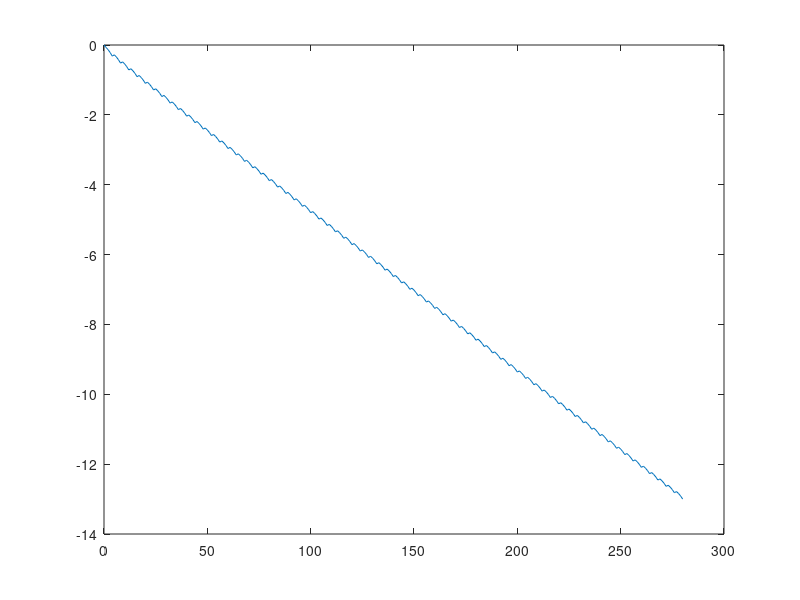
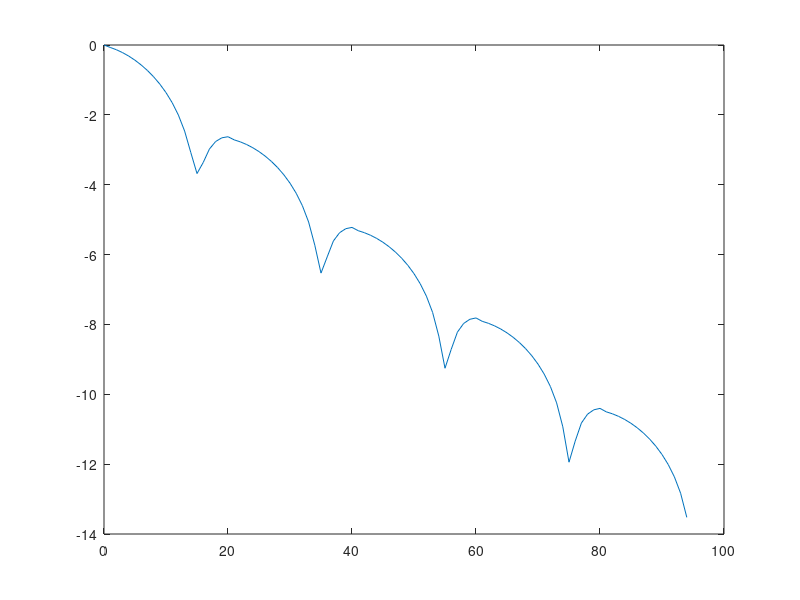
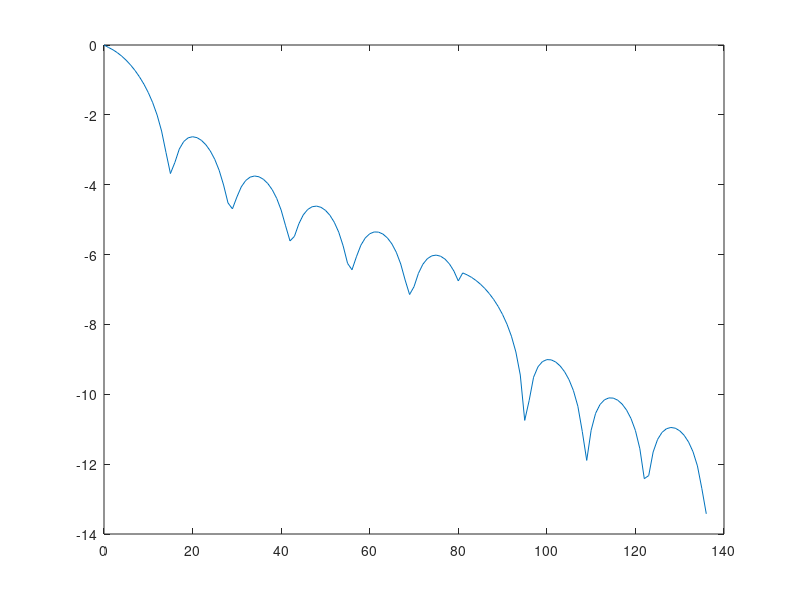
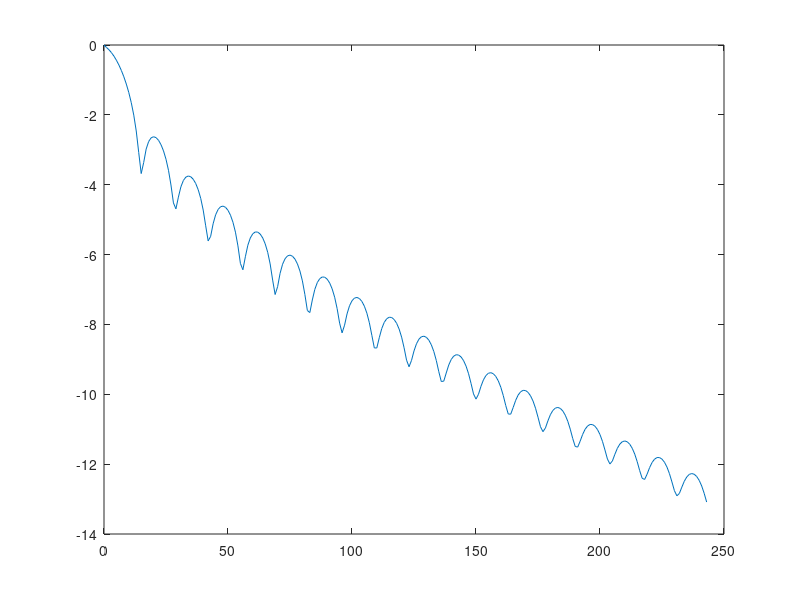

MATLAB code to generate these figures, in order:
% PROBLEM 2.2
% Let's re-write the previous codes
n = 50;
B = randn(n,n);
Q = B*B';
MinEig = min(eig(Q));
Q = Q + (MinEig + 10)*eye(n);
q = 10*randn(n,1);

grad=@(x)(Q*x+q);
X=zeros(n,2);
x0=zeros(n,1);
L=max(eig(Q));
gradx=1;
kapp=max(eig(Q))/min(eig(Q));
ckap=floor(sqrt(kapp));
xop=-inv(Q)*q;
x1=[];
k1=[];
T=0;
a1=[0 0];
while norm(gradx)>0.0001
    if mod(T,ckap)==0
        a1=[0 0];
    end
    %updating the point
    a1(2)=0.5*(1+sqrt(4*(a1(1)^2)+1));
    y=X(1:n,2)+((a1(1)-1)/a1(2))*(X(1:n,2)-X(1:n,1));
    X(1:n,1)=X(1:n,2);
    X(1:n,2)=y-(1/L)*grad(y);
    %updating the list of X and a
    a1(1)=a1(2);
    gradx=grad(X(1:n,1));
    k1=[k1 T];
    e=log(norm(X(1:n,1)-xop)/norm(x0-xop));
    x1=[x1 e];
    T=T+1;
end

X=zeros(n,2);
a2=[0 0];
gradx=1;
x2=[];
k2=[];
T=0;
while norm(gradx)>0.0001
    if mod(T,5*ckap)==0
        a2=[0 0];
    end
    %updating the point
    a2(2)=0.5*(1+sqrt(4*(a2(1)^2)+1));
    y=X(1:n,2)+((a2(1)-1)/a2(2))*(X(1:n,2)-X(1:n,1));
    X(1:n,1)=X(1:n,2);
    X(1:n,2)=y-(1/L)*grad(y);
    %updating the list of X and a
    a2(1)=a2(2);
    gradx=grad(X(1:n,1));
    k2=[k2 T];
    e=log(norm(X(1:n,1)-xop)/norm(x0-xop));
    x2=[x2 e];
    T=T+1;
end

X=zeros(n,2);
a3=[0 0];
gradx=1;
x3=[];
k3=[];
T=0;
while norm(gradx)>0.0001
    if mod(T,20*ckap)==0
        a3=[0 0];
    end
    %updating the point
    a3(2)=0.5*(1+sqrt(4*(a3(1)^2)+1));
    y=X(1:n,2)+((a3(1)-1)/a3(2))*(X(1:n,2)-X(1:n,1));
    X(1:n,1)=X(1:n,2);
    X(1:n,2)=y-(1/L)*grad(y);
    %updating the list of X and a
    a3(1)=a3(2);
    gradx=grad(X(1:n,1));
    k3=[k3 T];
    e=log(norm(X(1:n,1)-xop)/norm(x0-xop));
    x3=[x3 e];
    T=T+1;
end 
X=zeros(n,2);
a4=[0 0];
gradx=1;
x4=[];
k4=[];
T=0;

while norm(gradx)>0.0001
    %updating the point
    a4(2)=0.5*(1+sqrt(4*(a4(1)^2)+1));
    y=X(1:n,2)+((a4(1)-1)/a4(2))*(X(1:n,2)-X(1:n,1));
    X(1:n,1)=X(1:n,2);
    X(1:n,2)=y-(1/L)*grad(y);
    %updating the list of X and a
    a4(1)=a4(2);
    gradx=grad(X(1:n,1));
    k4=[k4 T];
    e=log(norm(X(1:n,1)-xop)/norm(x0-xop));
    x4=[x4 e];
    T=T+1;
end
figure(1)
plot(k1,x1)
figure(2)
plot(k2,x2)
figure(3)
plot(k3,x3)
figure(4)
plot(k4,x4)


